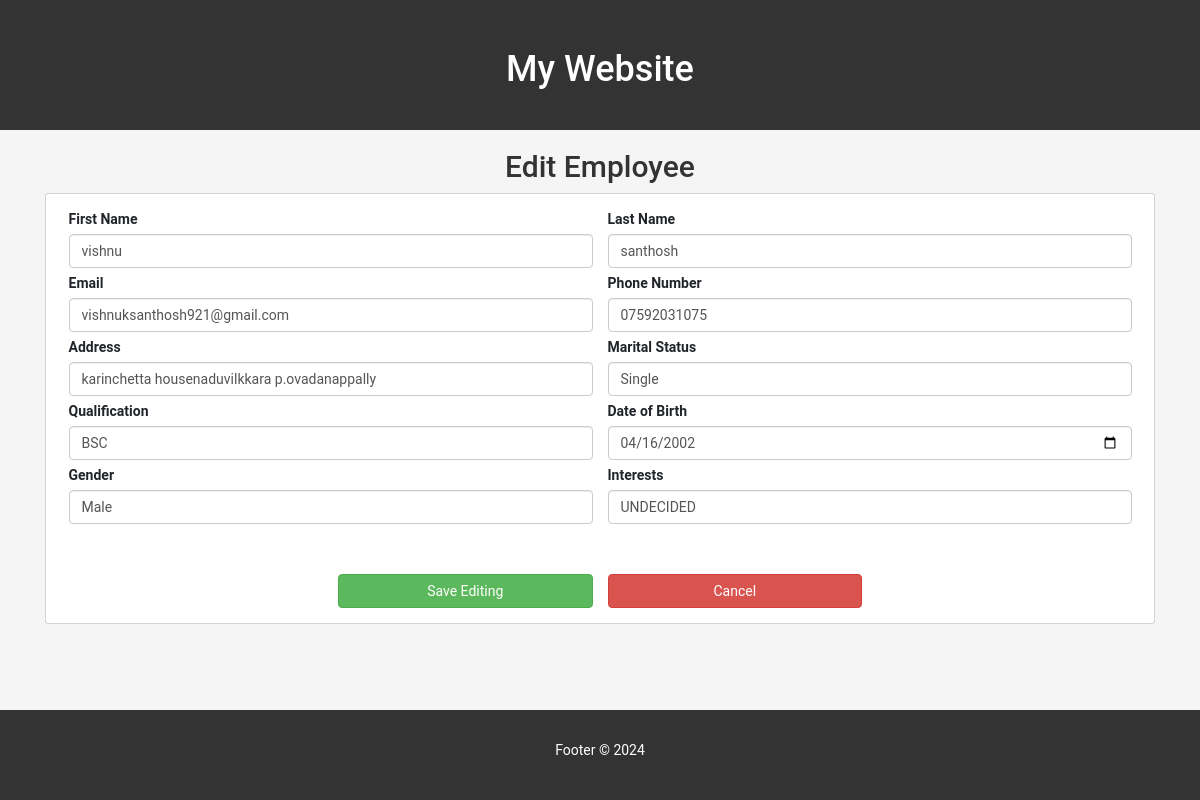
The app's page /editemployee/1 with its own data.
### myapp/models.py (models this page shows, shortened)
class person(models.Model):
    GENDER_CHOICES = [
        ('MALE', 'Male'),
        ('FEMALE', 'Female'),
        ('OTHERS', 'Others'),
    ]
    QUALIFICATION_CHOICES = [
        ('BSC', 'BSc'),
        ('MSC', 'MSc'),
        ('BCA', 'BCA'),
        ('MCA', 'MCA'),
        ('BTECH', 'BTech'),
        ('MTECH', 'MTech'),
    ]
    MARITAL_STATUS_CHOICES = [
        ('MARRIED', 'Married'),
        ('SINGLE', 'Single'),
        ('DIVORCED', 'Divorced'),
        ('WIDOWED', 'Widowed'),
    ]
    INTEREST_CHOICES = [
        ('INTERESTED', 'Interested'),
        ('NOTINTERESTED', 'Not Interested'),
        ('UNDECIDED', 'Undecided'),
    ]
    firstname = models.CharField(max_length=100)
    lastname = models.CharField(max_length=100)
    email = models.EmailField()
    address = models.TextField()
    phonenumber = models.CharField(max_length=15)
    qualifications = models.CharField(max_length=10, choices=QUALIFICATION_CHOICES)
    gender = models.CharField(max_length=10, choices=GENDER_CHOICES)
    dateofbirth = models.DateField()
    maritalstatus = models.CharField(max_length=15, choices=MARITAL_STATUS_CHOICES)
    interests = models.CharField(max_length=15, choices=INTEREST_CHOICES)

### myapp/views.py (the view)
# urls.py: path('editemployee/<wal>',views.editemployee,name='editemployee'),
def editemployee(r,wal):
    obj = person.objects.filter(id=wal).first()
    return render(r,'editemployee.html',{'obj':obj})

### templates/editemployee.html (shortened to what this page needs)
{% extends 'base.html' %}
{% load static %}
{% block content %}
<center>
  <h2>Edit Employee</h2>
</center>
<div class="container">
  <div class="card">
    <div class="card-body">
      <form action="editemployee2/{{obj.id}}" method="post" enctype="multipart/form-data">
        <div class="row">
          <div class="col">
            <label for="inputAddress">First Name</label>
            <input name="firstname" value="{{obj.firstname}}" type="text" class="form-control" placeholder="First Name"
              required>
          </div>
          <div class="col">
            <label for="inputAddress">Last Name</label>
            <input name="lastname" value="{{obj.lastname}}" type="text" class="form-control" placeholder="Last Name"
              required>
          </div>
        </div>
        <div class="row">
          <div class="col">
            <label for="inputAddress">Email</label>
            <input name="email" value="{{obj.email}}" type="email" class="form-control" placeholder="Email" required>
          </div>
          <div class="col">
            <label for="inputAddress">Phone Number</label>
            <input name="phonenumber" value="{{obj.phonenumber}}" type="number" class="form-control"
              placeholder="Phone Number" required>
          </div>
        </div>
        <div class="row">
          <div class="col">
            <label for="inputAddress">Address</label>
            <input name="address" value="{{obj.address}}" type="text" class="form-control" id="inputAddress"
              placeholder="Address" required>
          </div>
          <div class="col">
            <label for="maritalstatus">Marital Status</label>
            <select name="maritalstatus" id="maritalstatus" class="form-control" required>
              <option {% if obj.maritalstatus == 'SINGLE' %} selected {% endif %} value="SINGLE">Single</option>
            </select>
          </div>
        </div>
        <div class="row">
          <div class="col">
            <label for="qualifications">Qualification</label>
            <select name="qualifications" id="qualifications" class="form-control" required>
              <option {% if obj.qualifications == 'BSC' %} selected {% endif %} value="BSC">BSC</option>
            </select>
          </div>
          <div class="col">
            <label for="dateofbirth">Date of Birth</label>
            <input name="dateofbirth" value="{{ obj.dateofbirth|date:'Y-m-d' }}" type="date" class="form-control"
              placeholder="Date of Birth">
          </div>
        </div>
        <div class="row">
          <div class="col">
            <label for="inputAddress">Gender</label>
            <select name="gender" id="inputState" class="form-control" required>
                <option {% if obj.gender == 'MALE' %} selected {% endif %} value="MALE">Male</option>
            </select>
          </div>
          <div class="col">
            <label for="interests">Interests</label>
            <select name="interests" id="inputState" class="form-control" required>
                <option {% if obj.interests == 'UNDECIDED' %} selected {% endif %} value="UNDECIDED">UNDECIDED</option>
          </select>
          </div>
        </div>
        <br><br>
        <div class="row">
          <div class="col-3"></div>
          <div class="col-3">
            <button type="submit" class="btn btn-success col-12">Save Editing</button>
          </div>
          <div class="col-3">
            <a href="{% url 'index' %}"><button type="button" class="btn btn-danger col-12">Cancel</button></a>
          </div>
          <div class="col-3"></div>
        </div>
    </div>
  </div>
</div>
</div>
{% endblock %}

### templates/base.html (style rules this page uses)
body { font-family: 'Roboto', sans-serif; background-color: #f5f5f5; margin: 0; padding: 0; }

### templates/editemployee.html (style rules this page uses)
.row { margin: 5px; }

### records on screen
person: firstname "vishnu", lastname "santhosh", email "vishnuksanthosh921@gmail.com", phonenumber "07592031075", address "karinchetta housenaduvilkkara p.ovadanappally", maritalstatus "Single", qualifications "BSC", dateofbirth "04/16/2002", gender "Male", interests "UNDECIDED"
